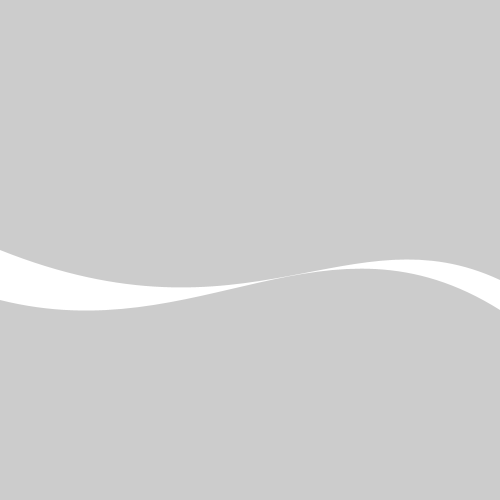
Frame 1 (no input)
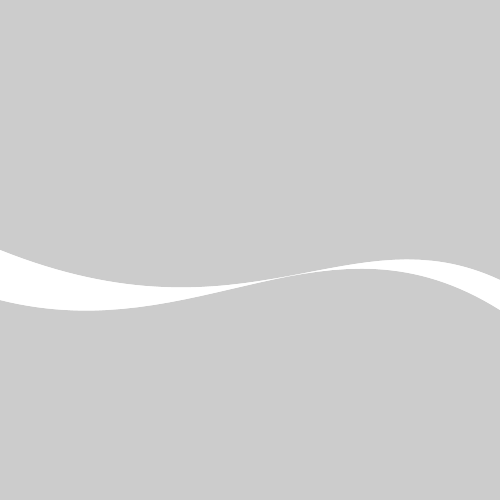
Frame 2 (the mouse pressed at the canvas centre, redrawn once)

The Processing sketch that drew these frames (run headless with seeded random() and noise(); the mouse was pressed at the canvas centre and the sketch redrawn once):

// Processing sketch: test
// ── test.pde



float[] p1 = {
  0, 250,
  250, 350,
  350, 210,
  500, 280
};

float[] p2 = {
  0, 300,
  200, 350,
  325, 200,
  500, 310
};


void setup() {
  size(500, 500);
  noLoop();
}

void draw() {
/*
  noFill();
  stroke(2);
  bezier(p1[0], p1[1],
         p1[2], p1[3],
         p1[4], p1[5],
         p1[6], p1[7]);
         
 noFill();
 stroke(2);
  bezier(p2[0], p2[1],
         p2[2], p2[3],
         p2[4], p2[5],
         p2[6], p2[7]);
 */        
 
 /*
 fill(255);
 for (int i=0; i<p1.length; i+=2) {
   ellipse(p1[i], p1[i+1], 10, 10);
 }
 
 fill(0);
 for (int i=0; i<p2.length; i+=2) {
   ellipse(p2[i], p2[i+1], 10, 10);
 }
 */
 
 noStroke();
 fill(255);
 
 beginShape();
   vertex(p1[0], p1[1]);
   bezierVertex(
     p1[2], p1[3],
     p1[4], p1[5],
     p1[6], p1[7]);
     
   vertex(p2[6], p2[7]);
   bezierVertex(
     p2[4], p2[5],
     p2[2], p2[3],
     p2[0], p2[1]);
 
 endShape(CLOSE);
}
